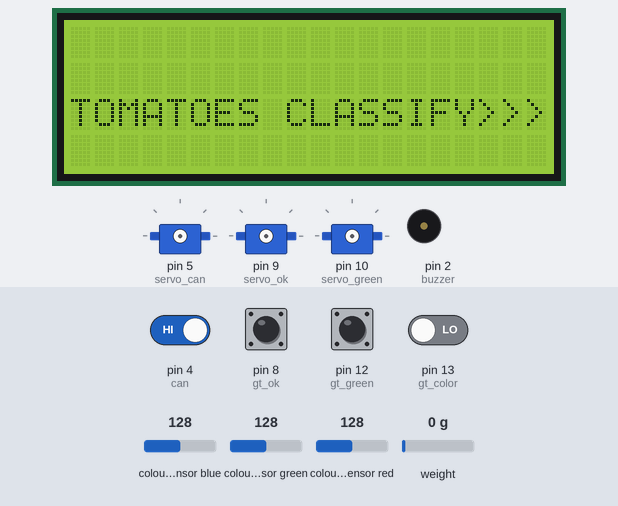
A sketch run on a simulated Arduino Uno, built with avr-gcc and run on an emulated ATmega328P. Parts: 20×4 character LCD, 3 × servo, buzzer (waves = sounding). The test bench sets the inputs (shaded band); at power-on: pin 4 (can), pin 8 (gt_ok), pin 12 (gt_green) HIGH, pin 13 (gt_color) LOW, colour sensor blue 128, colour sensor green 128, colour sensor red 128, weight on the scale 0 g.

Above: at 0.7 s.
At 5.3 s:
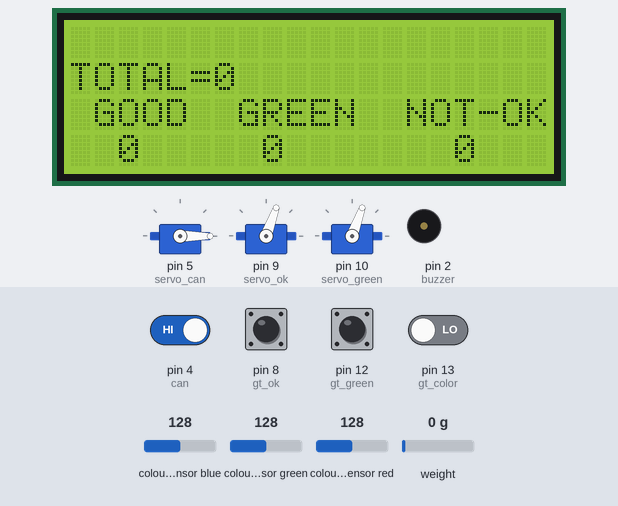
5.4 s: pin 4 (can) driven LOW and pin 13 (gt_color) driven HIGH
At 13.4 s:
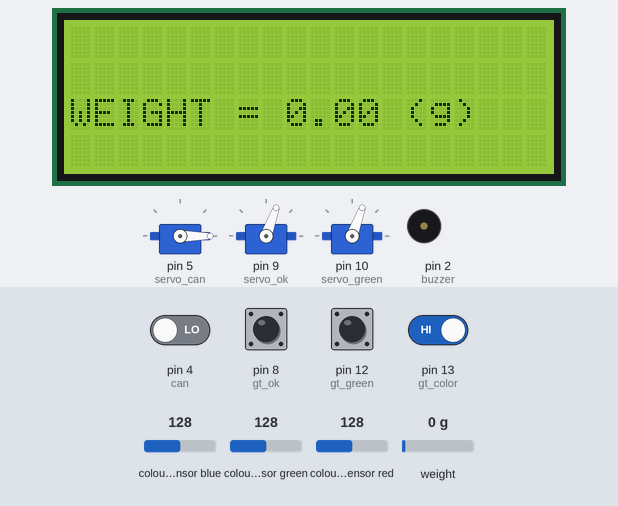
At 14.4 s:
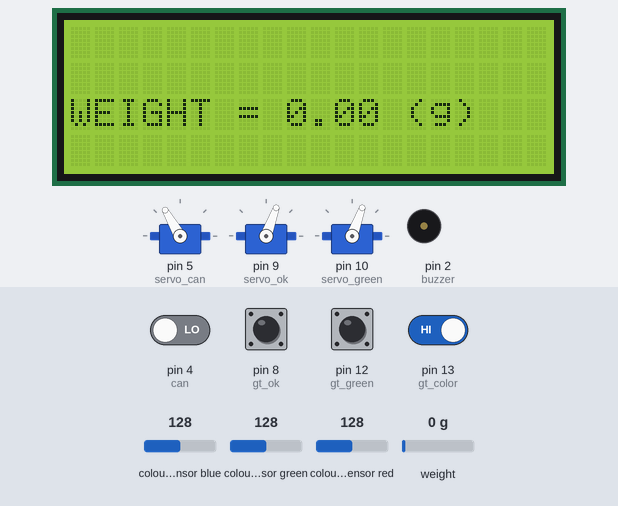
Timing chart, 0 to 25.3 s (numbered marks = the images above; inputs shaded):
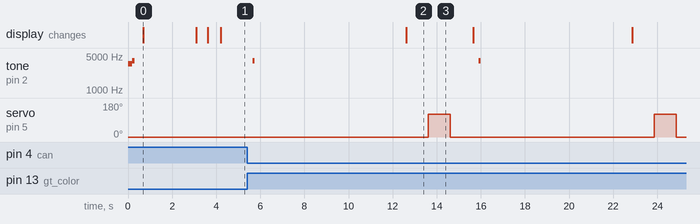

The sketch:

Final.ino
```cpp
#include <Wire.h>
#include <Adafruit_TCS34725.h>
#include <LiquidCrystal_I2C.h>
#include <HX711_ADC.h>
#include <Servo.h>

HX711_ADC LoadCell(6, 7); // DT pin 6, SCK pin 7
Adafruit_TCS34725 tcs = Adafruit_TCS34725(TCS34725_INTEGRATIONTIME_154MS, TCS34725_GAIN_4X);
LiquidCrystal_I2C lcd(0x27, 20, 4);

Servo servo_can;
Servo servo_ok;
Servo servo_green;
int pos1 = 120;
int pos2 = 70;

char array1[] = "TOMATOES CLASSIFY>>>";
char array2[] = "TOTAL=";
char array3[] = " GOOD  GREEN  NOT-OK";
char array4[] = "  ";
char array5[] = "WEIGHT = ";

int s=0;  int ok=0; int gr=0; int no=0;
int color = 0; int color_r=0;

int can = 4;  int cb_can; float w=0; float wr=0;

int gt_ok = 8;  int cb_ok;
int gt_green = 12;  int cb_green;
int gt_color = 13; int cb_color;

int dc = 3; int speed = 200;
int buzzer = 2;

uint16_t r, g, b, c, colorTemp, lux;
unsigned long t = 0;

void setup() {
  Serial.begin(112500);
  coi1();
  lcd.init();
  lcd.backlight();
  lcd.setCursor(0,2);  lcd.print(array1);
  LoadCell.begin();
  LoadCell.start(2000);
  ktcb();
  LoadCell.setCalFactor(304.80);

  servo_can.attach(5);
  servo_can.write(0);
  servo_ok.attach(9);
  servo_ok.write(pos2);
  servo_green.attach(10);
  servo_green.write(pos2);

  pinMode(can, INPUT);
  pinMode(gt_ok, INPUT);
  pinMode(gt_green, INPUT);
  pinMode(gt_color, INPUT);

  pinMode(dc, OUTPUT);
  analogWrite(dc, 0);
  pinMode(buzzer, OUTPUT);
}

void loop() {
  if(w<0.0) w=0.0;
  get_weight();
  analogWrite(dc, speed);
  cb_can = digitalRead(can);
  cb_ok = digitalRead(gt_ok);
  cb_green = digitalRead(gt_green);
  cb_color = digitalRead(gt_color);
  get_color();
  lenh_can();
  lenh_color();
  in_lcd();
}

void ktcb(){
  if (tcs.begin()) {
    lcd.clear();
    lcd.setCursor(0,2);  lcd.print("  Found sensor ");
    delay(500);
  } else {
    lcd.clear();
    lcd.setCursor(0,1);  lcd.print("Check connection");
    lcd.setCursor(0,2);  lcd.print("NoTCS34725 found");
    while (1);
  }

  if (LoadCell.getTareTimeoutFlag() || LoadCell.getSignalTimeoutFlag()) {
    lcd.clear();
    lcd.setCursor(0,2);  lcd.print("    Timeout    ");
    while (1);
  }
  else {
    LoadCell.setCalFactor(1.0);
    lcd.clear();
    lcd.setCursor(0,2);  lcd.print("   Completed   ");
    delay(500);
  }
  while (!LoadCell.update());
}

void in_lcd(){
  lcd.clear();
  lcd.setCursor(0,1);  lcd.print(array2);  lcd.print(s);
  lcd.setCursor(0,2);  lcd.print(array3);
  lcd.setCursor(0,3);  lcd.print(array4);
  lcd.print(ok);
  lcd.print("     ");
  lcd.print(gr);
  lcd.print("       ");
  lcd.print(no);
  delay(200);
}

void lenh_can(){
  if(cb_can==0 && cb_ok==1 && cb_green==1 && color_r==0 && cb_color==1){
    coi2();
    analogWrite(dc, 0);
    for(int i=0; i<10; i++){
      for(int j=0; j<20000; j++)  get_weight();
    }
    wr=w;
    lcd.clear();
    lcd.setCursor(0,2);  lcd.print(array5);
    lcd.print(w);  lcd.print(" (g)");
    delay(1000);
    servo_can.write(pos1);
    delay(1000);
    servo_can.write(0);
    s++;
    delay(1000);
  }
  else{
    analogWrite(dc, speed);
  }
}

void lenh_color(){
  ktmau();
  if(wr>80.0){
    if(color_r==1){
      if(cb_ok==0){
        servo_ok.write(0);
        delay(2000);
        servo_ok.write(pos2);
        delay(2000);
        color_r=0;
      }
    }
    if(color_r==2){
      if(cb_green==0){
        servo_green.write(0);
        delay(2000);
        servo_green.write(pos2);
        delay(2000);
        color_r=0;
      }
    }
  }
}

void ktmau(){
  if(wr<=80.0) color_r=0;
  if((ok+gr+no)<s && cb_color==0){
    if(wr<=80.0) no=s-ok-gr;
    else{
      if(color==1){
        color_r=1;
        ok++;
      }
      else if(color!=1){
        color_r=2;
        gr++;
      }
    }
  }
}

void get_weight(){
  static boolean newDataReady = 0;
  if (LoadCell.update()) newDataReady = true;
  if (newDataReady) {
      w = LoadCell.getData();
      newDataReady = 0;
  }
}

void get_color(){
  tcs.getRawData(&r, &g, &b, &c);
  colorTemp = tcs.calculateColorTemperature(r, g, b); //Nhiệt độ màu theo thang đo Kelvin
  lux = tcs.calculateLux(r, g, b); //Độ rọi soi, cường độ sáng
  if(r>g && r>b && r<c && lux>10 && lux<100)      color = 1;  //red
  else if(g>r && g>b && g<c && lux>200 && lux<300)      color = 2; //green
  else color=0;
}

void coi1(){
  tone(buzzer, 3500, 200);
  delay(200);
  tone(buzzer, 4000, 100);
  delay(200);
  noTone(buzzer);
  delay(200);
}

void coi2(){
  tone(buzzer, 4000, 100);
  delay(200);
  noTone(buzzer);
  delay(200);
  delay(600);
}
```

Measured:
- after the input at 5.4 s, tone on pin 2 (buzzer): alternates 4000 Hz for 0.10 s and silent for 10.1 s, starting after 0.26 s; servo on pin 5 (servo_can): alternates 120° for 1.0 s and 0° for 9.2 s, starting after 8.2 s; the display: changes after 7.2 s (image 2)
- what the display in image 0 shows lasts 2.4 s, from 0.7 s to 3.1 s
